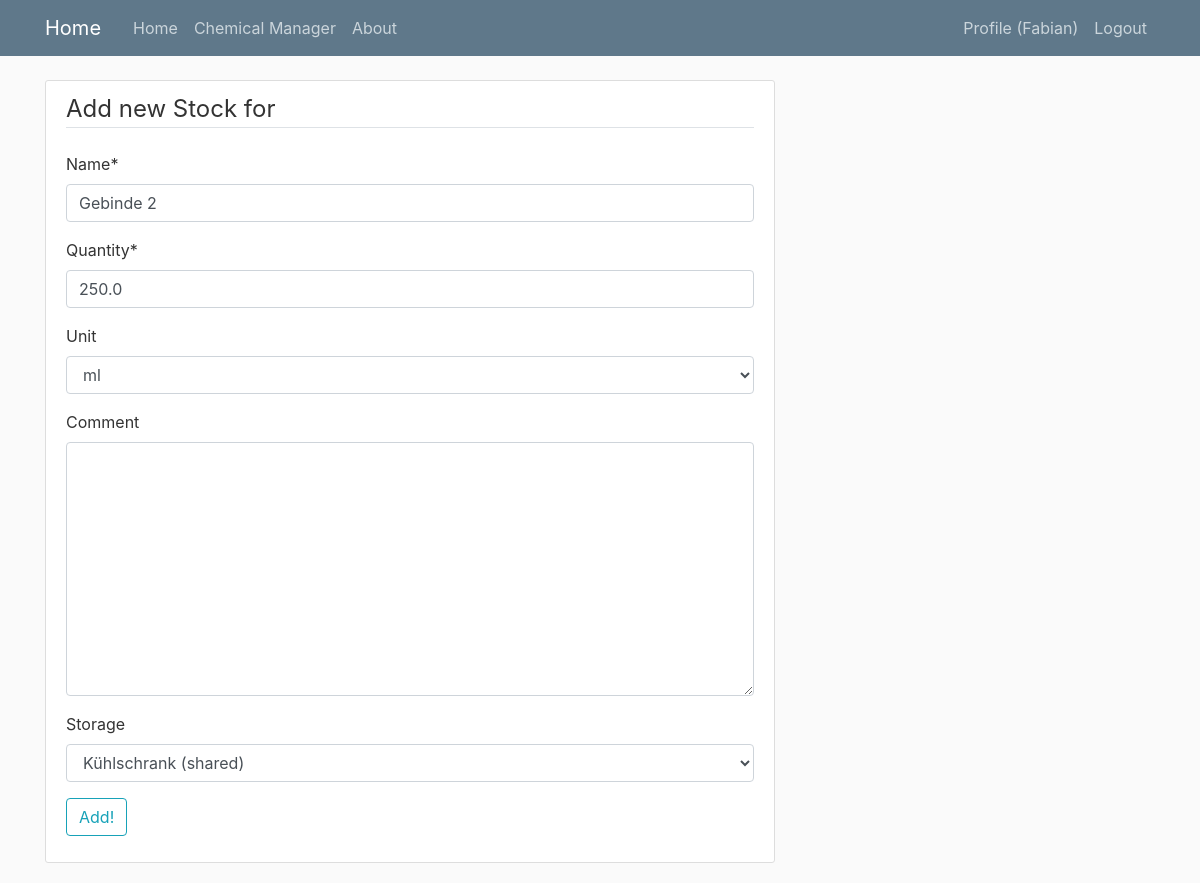
The page /chemmanager/stock/7/ (signed in) on the database its author committed.
### chemmanager/models.py (models this page shows, shortened)
class Stock(models.Model):
    name = models.CharField(max_length=250)
    quantity = models.FloatField()
    comment = models.TextField(blank=True, null=True)
    date_created = models.DateTimeField(default=timezone.now)
    date_changed = models.DateTimeField(auto_now=True)
    chemical = models.ForeignKey(Chemical, on_delete=models.CASCADE, blank=True, null=True)
    storage = models.ForeignKey(Storage, on_delete=models.CASCADE, blank=True, null=True)
    unit = models.ForeignKey(Unit, on_delete=models.CASCADE, blank=True, null=True)
    class Meta:
        ordering = ['-date_changed']

class Unit(models.Model):
    name = models.CharField(max_length=100)
    equals_standard = models.CharField(max_length=100, blank=True, null=True)
    equals_standard_unit = models.ForeignKey('self', on_delete=models.CASCADE, blank=True, null=True)
    def __str__(self):
        return self.name

class Storage(models.Model):
    name = models.CharField(max_length=250)
    creator = models.ForeignKey(User, on_delete=models.CASCADE, blank=True, null=True)
    workgroup = models.ManyToManyField(Workgroup)
    def __str__(self):
        if self.workgroup.count() > 1:
            return f'{self.name} (shared)'
        else:
            return self.name

### chemmanager/views.py (the view, shortened to what this page needs)
# urls.py: path('stock/<int:pk>/', login_required(StockUpdateView.as_view()), name='stock-update'),
class StockUpdateView(LoginRequiredMixin, UserPassesTestMixin, UpdateView):
    model = Stock
    form_class = StockUpdateForm
    def get_form_kwargs(self):
        kwargs = super(StockUpdateView, self).get_form_kwargs()
        kwargs.update({
            'request': self.request,
        })
        return kwargs
    def test_func(self):
        stock = self.get_object()
        if self.request.user.profile.workgroup == stock.chemical.workgroup:
            return True
        else:
            return False

### chemmanager/forms.py
class StockUpdateForm(forms.ModelForm):
    def __init__(self, *args, **kwargs):
        request = kwargs.pop('request')
        super(StockUpdateForm, self).__init__(*args, **kwargs)
        print(request.user.groups.all())
        self.fields['storage'].queryset = Storage.objects.filter(workgroup=request.user.profile.workgroup).distinct()
    class Meta:
        model = Stock
        fields = ('name', 'quantity', 'unit', 'comment', 'storage')

### chemmanager/templates/chemmanager/stock_form.html (shortened to what this page needs)
{% extends "chemmanager/chemmanager_base.html" %}
{% load crispy_forms_tags %}
{% block content %}
    <div class="content-section">
        <form method="POST">
            <fieldset class="form-group">
                <legend class="border-bottom mb-4">Add new Stock for {{ chemical }} </legend>
                {{ form|crispy }}
                <button class="btn btn-outline-info" type="submit">Add!</button>
            </fieldset>
        </form>
    </div>
{% endblock content %}

### blog/templates/blog/base.html (shortened to what this page needs)
{% load static %}
<!DOCTYPE html>
<html lang="en">
<head>
    <link rel="stylesheet" href="https://stackpath.bootstrapcdn.com/bootstrap/4.4.1/css/bootstrap.min.css">
    <link rel="stylesheet" href="{% static 'blog/main.css' %}">
</head>
<body>
    <header class="site-header">
      <nav class="navbar navbar-expand-md navbar-dark bg-steel fixed-top">
        <div class="container">
          <a class="navbar-brand mr-4" href="{% url 'blog-home' %}">Home</a>
          <div class="collapse navbar-collapse" id="navbarToggle">
            <div class="navbar-nav mr-auto">
                <a class="nav-item nav-link" href="{% url 'blog-home' %}">Home</a>
                <a class="nav-item nav-link" href="{% url 'chemmanager-home' %}">Chemical Manager</a>
                <a class="nav-item nav-link" href="{% url 'blog-about' %}">About</a>
            </div>
            <div class="navbar-nav">
                {% if user.is_authenticated %}
                    <a class="nav-item nav-link" href="{% url 'profile' %}">Profile ({{ user }})</a>
                    <a class="nav-item nav-link" href="{% url 'logout' %}">Logout</a>
                {% else %}
                    <a class="nav-item nav-link" href="{% url 'login' %}">Login</a>
                    <a class="nav-item nav-link" href="{% url 'register' %}">Register</a>
                {% endif %}
            </div>
          </div>
        </div>
      </nav>
    </header>
    {% block base_content %}{% endblock %}
</body>
</html>

### blog/static/blog/main.css (style rules this page uses)
body { background: #fafafa; color: #333333; margin-top: 5rem; }
.bg-steel { background-color: #5f788a; }
.site-header .navbar-nav .nav-link { color: #cbd5db; }
.content-section { background: #ffffff; padding: 10px 20px; border: 1px solid #dddddd; border-radius: 3px; margin-bottom: 20px; }

### rows shown on the page
Stock: name "Gebinde 2", quantity "250.0", unit "ml", storage "Kühlschrank (shared)"

### other values the page prints
{{ user }} "Fabian"
